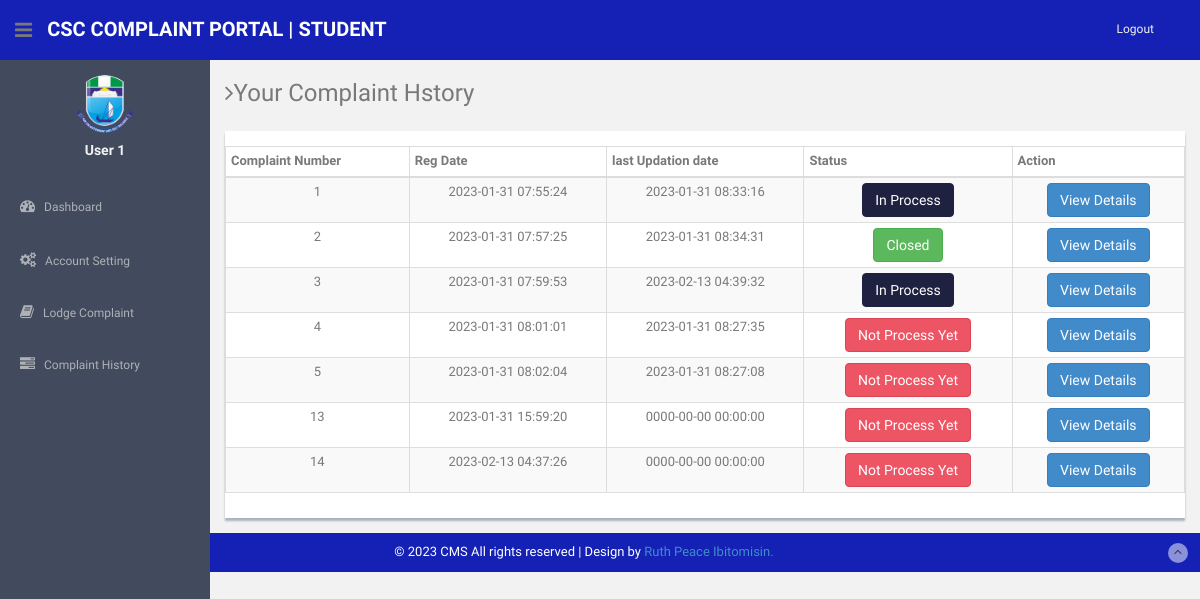
The app's page /users/complaint-history.php (signed in) with its own data.
### tables this page shows
CREATE TABLE `users` (
  `id` int(11) NOT NULL,
  `fullName` varchar(255) DEFAULT NULL,
  `userEmail` varchar(255) DEFAULT NULL,
  `password` varchar(255) DEFAULT NULL,
  `matriculationNo` varchar(255) DEFAULT NULL,
  `department` varchar(255) DEFAULT NULL,
  `Level` varchar(255) DEFAULT NULL,
  `phonenumber` varchar(255) DEFAULT NULL,
  `pincode` int(6) DEFAULT NULL,
  `userImage` varchar(255) DEFAULT NULL,
  `regDate` timestamp NOT NULL DEFAULT current_timestamp(),
  `updationDate` timestamp NOT NULL DEFAULT '0000-00-00 00:00:00' ON UPDATE current_timestamp(),
  `status` int(1) NOT NULL
);

CREATE TABLE `tblcomplaints` (
  `complaintNumber` int(20) NOT NULL,
  `userId` int(11) NOT NULL,
  `category` int(11) NOT NULL,
  `subcategory` varchar(255) NOT NULL,
  `complaintType` varchar(255) NOT NULL,
  `level` varchar(255) NOT NULL,
  `coursecode` varchar(255) DEFAULT NULL,
  `coursetitle` varchar(255) DEFAULT NULL,
  `courselecturer` varchar(255) DEFAULT NULL,
  `academicsession` varchar(255) DEFAULT NULL,
  `drp` varchar(255) DEFAULT NULL,
  `sdep` varchar(255) DEFAULT NULL,
  `complaintDetails` mediumtext NOT NULL,
  `complaintFile` varchar(255) DEFAULT NULL,
  `regDate` timestamp NOT NULL DEFAULT current_timestamp(),
  `status` varchar(50) DEFAULT NULL,
  `lastUpdationDate` timestamp NOT NULL DEFAULT '0000-00-00 00:00:00' ON UPDATE current_timestamp()
);

### users/complaint-history.php (the view, shortened to what this page needs)
<?php
include('includes/config.php');
if(strlen($_SESSION['login'])==0)
  {
header('location:index.php');
}
else{
?>
<!DOCTYPE html>
<html lang="en">
  <head>
    <link href="assets/css/bootstrap.css" rel="stylesheet">
    <link href="assets/font-awesome/css/font-awesome.css" rel="stylesheet" />
    <link href="assets/css/style.css" rel="stylesheet">
    <link href="assets/css/style-responsive.css" rel="stylesheet">
    <link href="assets/css/table-responsive.css" rel="stylesheet">
  </head>
  <body>
  <section id="container" >
<?php include("includes/header.php");?>
<?php include("includes/sidebar.php");?>
      <section id="main-content">
          <section class="wrapper">
          	<h3><i class="fa fa-angle-right"></i>Your Complaint Hstory</h3>
		  		<div class="row mt">
			  		<div class="col-lg-12">
                      <div class="content-panel">
                          <section id="unseen">
                            <table class="table table-bordered table-striped table-condensed">
                              <thead>
                              <tr>
                                  <th>Complaint Number</th>
                                  <th>Reg Date</th>
                                  <th>last Updation date</th>
                                  <th >Status</th>
                                  <th>Action</th>
                              </tr>
                              </thead>
                              <tbody>
  <?php $query=mysqli_query($bd, "select * from tblcomplaints where userId='".$_SESSION['id']."'");
while($row=mysqli_fetch_array($query))
{
  ?>
                              <tr>
                                  <td align="center"><?php echo htmlentities($row['complaintNumber']);?></td>
                                  <td align="center"><?php echo htmlentities($row['regDate']);?></td>
                                 <td align="center"><?php echo  htmlentities($row['lastUpdationDate']);
                                 ?></td>
                                  <td align="center"><?php
                                    $status=$row['status'];
                                    if($status=="" or $status=="NULL")
                                    { ?>
                                      <button type="button" class="btn btn-theme04">Not Process Yet</button>
                                   <?php }
 if($status=="in process"){ ?>
<button type="button" class="btn btn-warning">In Process</button>
<?php }
if($status=="closed") {
?>
<button type="button" class="btn btn-success">Closed</button>
<?php } ?>
                                   <td align="center">
                                   <a href="complaint-details.php?cid=<?php echo htmlentities($row['complaintNumber']);?>">
<button type="button" class="btn btn-primary">View Details</button></a>
                                   </td>
                                </tr>
                              <?php } ?>
                              </tbody>
                          </table>
                          </section>
                  </div>
               </div>
		  	</div>
		</section><! --/wrapper -->
      </section>
<?php include("includes/footer.php");?>
  </section>
  </body>
</html>
<?php } ?>

### users/includes/header.php
<header class="header black-bg">
             <div class="sidebar-toggle-box">
                 <div class="fa fa-bars tooltips" data-placement="right" data-original-title="Toggle Navigation"></div>
             </div>
           <a href="index.html" class="logo"><b>CSC COMPLAINT PORTAL | Student</b></a>
           <div class="top-menu">
           	<ul class="nav pull-right top-menu">
                   <li><a class="logout" href="logout.php">Logout</a></li>
           	</ul>
           </div>
       </header>

### users/includes/sidebar.php (shortened to what this page needs)
<aside>
          <div id="sidebar"  class="nav-collapse ">
              <ul class="sidebar-menu" id="nav-accordion">
              	  <p class="centered"><a href="#"><img src="assets/img/favicon.png" class="img-circle" width="60"></a></p>
                   <?php $query=mysqli_query($bd, "select fullName from users where userEmail='".$_SESSION['login']."'");
 while($row=mysqli_fetch_array($query))
 {
 ?>
              	  <h5 class="centered"><?php echo htmlentities($row['fullName']);?></h5>
                  <?php } ?>
                  <li class="mt">
                      <a href="dashboard.php">
                          <i class="fa fa-dashboard"></i>
                          <span>Dashboard</span>
                      </a>
                  </li>
                  <li class="sub-menu">
                      <a href="javascript:;" >
                          <i class="fa fa-cogs"></i>
                          <span>Account Setting</span>
                      </a>
                  </li>
                  <li class="sub-menu">
                      <a href="register-complaint.php" >
                          <i class="fa fa-book"></i>
                          <span>Lodge Complaint</span>
                      </a>
                    </li>
                  <li class="sub-menu">
                      <a href="complaint-history.php" >
                          <i class="fa fa-tasks"></i>
                          <span>Complaint History</span>
                      </a>
                  </li>
              </ul>
          </div>
      </aside>

### users/includes/footer.php
<footer class="site-footer">
         <div class="text-center">
             &copy; 2023 CMS All rights reserved | Design by <a href="#" target="_blank">Ruth Peace Ibitomisin.
             <a href="#" class="go-top">
                 <i class="fa fa-angle-up"></i>
             </a>
         </div>
     </footer>

### users/assets/css/style.css (style rules this page uses)
body { color: #797979; background: #f2f2f2; font-family: 'Ruda', sans-serif; padding: 0px !important; margin: 0px !important; font-size:13px; }
ul li { list-style: none; }
a, a:hover, a:focus { text-decoration: none; outline: none; }
#container { width: 100%; height: 100%; }
.btn-theme04 { color: #fff; background-color: #ed5565; border-color: #da4453; }
.centered { text-align: center; }
.mt { margin-top: 25px; }
ul.top-menu > li > .logout { color: #f2f2f2; font-size: 12px; border-radius: 4px; -webkit-border-radius: 4px; border: 1px solid #1421b4 !important; padding: 5px 15px; margin-right: 15px; background: #1421b4; margin-top: 15px; }
#sidebar { width: 210px; height: 100%; position: fixed; background: #424a5d; }
#sidebar h5 { color: #f2f2f2; font-weight: 700; }
#sidebar ul li { position: relative; }
ul.sidebar-menu , ul.sidebar-menu li ul.sub { margin: -2px 0 0; padding: 0; }
ul.sidebar-menu { margin-top: 75px; }
ul.sidebar-menu li { margin-bottom: 5px; margin-left:10px; margin-right:10px; }
ul.sidebar-menu li.sub-menu { line-height: 15px; }
ul.sidebar-menu li a span { display: inline-block; }
ul.sidebar-menu li a { color: #aeb2b7; text-decoration: none; display: block; padding: 15px 0 15px 10px; font-size: 12px; outline: none; -webkit-transition: all 0.3s ease; -moz-transition: all 0.3s ease; -o-transition: all 0.3s ease; -ms-transition: all 0.3s ease; transition: all 0.3s ease; }
ul.sidebar-menu li a i { font-size: 15px; padding-right: 6px; }
#main-content { margin-left: 210px; }
.header, .footer { min-height: 60px; padding: 0 15px; }
.header { position: fixed; left: 0; right: 0; z-index: 1002; }
.black-bg { background: #1421b4; border-bottom: 1px solid #1421b4; }
.wrapper { display: inline-block; margin-top: 60px; padding-left: 15px; padding-right: 15px; padding-bottom: 15px; padding-top: 0px; width: 100%; }
a.logo { font-size: 20px; color: #ffffff; float: left; margin-top: 15px; text-transform: uppercase; }
a.logo b { font-weight: 900; }
#top_menu .nav > li, ul.top-menu > li { float: left; }
ul.top-menu > li > a { color: #666666; font-size: 16px; border-radius: 4px; -webkit-border-radius: 4px; border:1px solid #666666 !important; padding: 2px 6px; margin-right: 15px; }
.sidebar-toggle-box { float: left; padding-right: 15px; margin-top: 20px; }
.sidebar-toggle-box .fa-bars { cursor: pointer; display: inline-block; font-size: 20px; }
.content-panel { background: #ffffff; box-shadow: 0px 3px 2px #aab2bd; padding-top: 15px; padding-bottom: 5px; }
.site-footer { background: #1421b4; color: #fff; padding: 10px 0; }
.go-top { margin-right: 1%; float: right; background: rgba(255,255,255,.5); width: 20px; height: 20px; border-radius: 50%; -webkit-border-radius: 50%; }
.go-top i { color: #2A3542; }

### records on screen
users: fullName "User 1"
tblcomplaints: complaintNumber "1", regDate "2023-01-31 07:55:24", lastUpdationDate "2023-01-31 08:33:16", status "In Process"
tblcomplaints: complaintNumber "2", regDate "2023-01-31 07:57:25", lastUpdationDate "2023-01-31 08:34:31", status "Closed"
tblcomplaints: complaintNumber "3", regDate "2023-01-31 07:59:53", lastUpdationDate "2023-02-13 04:39:32", status "In Process"
tblcomplaints: complaintNumber "4", regDate "2023-01-31 08:01:01", lastUpdationDate "2023-01-31 08:27:35", shows "Not Process Yet"
tblcomplaints: complaintNumber "5", regDate "2023-01-31 08:02:04", lastUpdationDate "2023-01-31 08:27:08", shows "Not Process Yet"
tblcomplaints: complaintNumber "13", regDate "2023-01-31 15:59:20", lastUpdationDate "0000-00-00 00:00:00", shows "Not Process Yet"
tblcomplaints: complaintNumber "14", regDate "2023-02-13 04:37:26", lastUpdationDate "0000-00-00 00:00:00", shows "Not Process Yet"
